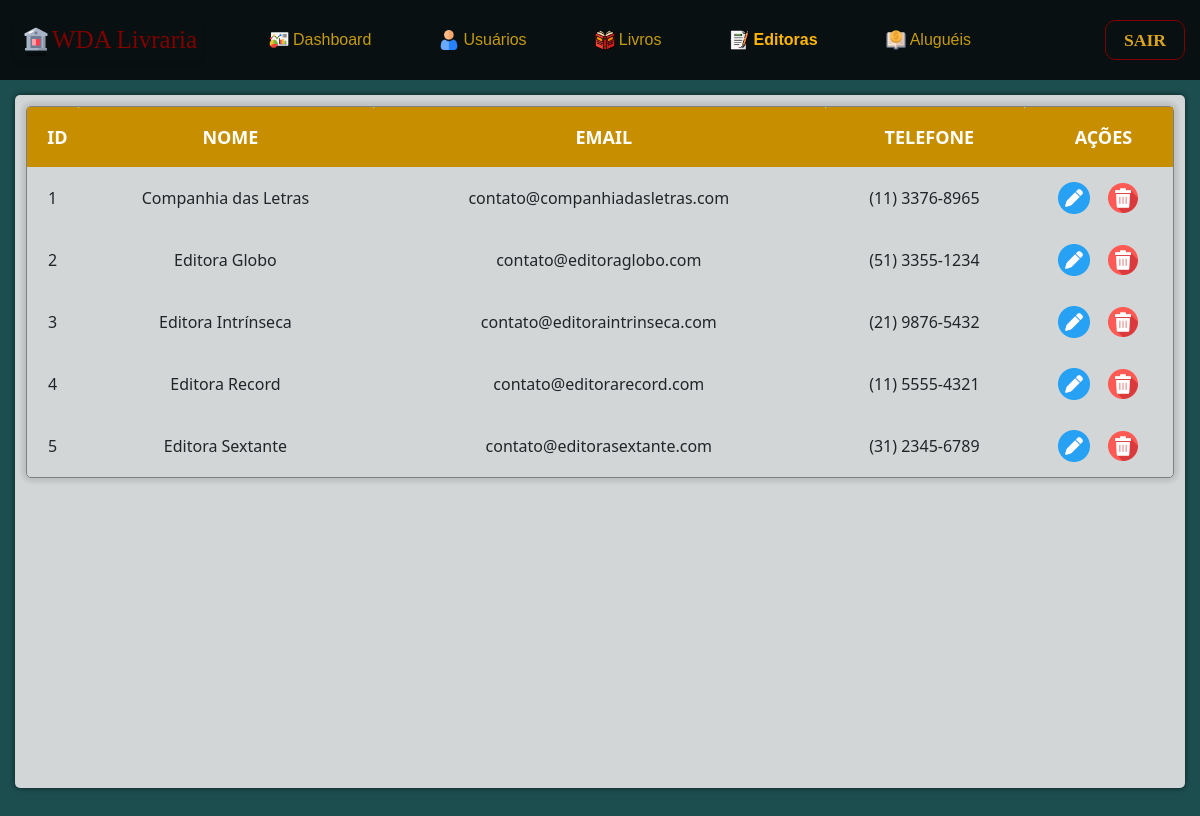
Page /editora.php (signed in) on the earlier database version.
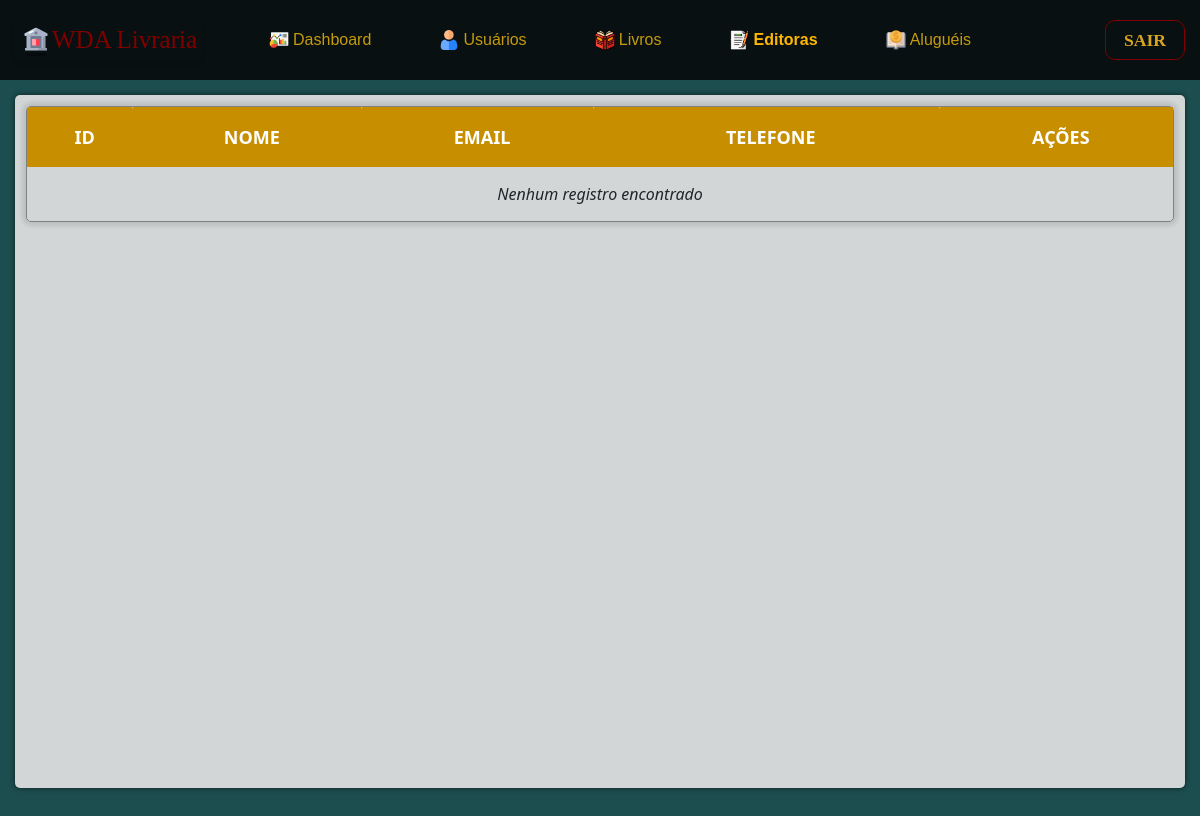
Same page on the later database version.
### tables this page shows
CREATE TABLE `editoras` (
    `id` int(11) NOT NULL AUTO_INCREMENT,
    `nome` varchar(45) NOT NULL,
    `cidade` varchar(45) NOT NULL,
    `email` varchar(45) NOT NULL,
    PRIMARY KEY (`id`)
);

### editora.php (the view, shortened to what this page needs)
<?php
include_once('php/config.php');
$sql = "SELECT * FROM editoras ORDER BY id ASC";
$result = $conexao->query($sql);
?>
<!DOCTYPE html>
<html lang="pt-br">
<head>
    <link href="https://cdn.jsdelivr.net/npm/bootstrap@5.3.0-alpha3/dist/css/bootstrap.min.css" rel="stylesheet">
    <link rel="stylesheet" href="https://cdnjs.cloudflare.com/ajax/libs/twitter-bootstrap/5.3.0/css/bootstrap.min.css">
    <link rel="stylesheet" href="https://cdn.datatables.net/1.13.6/css/dataTables.bootstrap5.min.css">
    <link rel="stylesheet" href="css/style.css?<?php echo rand(1, 1000); ?>" media="all">
    <link rel="stylesheet" href="css/mediaquery.css?<?php echo rand(1, 1000); ?>">
</head>
<body>
    <header>
        <nav class="menubar">
            <div class="logo">
                <img src="img/favicon.ico" alt="">
                <a class="title-link" href="inicio.php">WDA Livraria</a>
            </div>
            <div class="links">
                <div class="link">
                    <img src="img/dashboard.png" alt="" class="links_icons">
                    <a href="inicio.php">Dashboard</a>
                </div>
                <div class="link">
                    <img src="img/usuarios.png" alt="" class="links_icons">
                    <a href="user.php">Usuários</a>
                </div>
                <div class="link">
                    <img src="img/livros.png" alt="" class="links_icons">
                    <a href="livro.php">Livros</a>
                </div>
                <div class="link">
                    <img src="img/editoras.png" alt="" class="links_icons">
                    <a href="editora.php" class="selected">Editoras</a>
                </div>
                <div class="link">
                    <img src="img/alugueis.png" alt="" class="links_icons">
                    <a href="aluguel.php">Aluguéis</a>
                </div>
            </div>
            <a href="php/sair.php" id="sair-btn"><button class="btn btn-outline-danger" id="botao-sair" type="submit">SAIR</button></a>
        </nav>
    </header>
    <div class="corpo">
        <main>
            <div class="grid-body">
                <table class='container-grid' id="tabela">
                    <thead>
                        <tr>
                            <th class='titulos'>ID</th>
                            <th class='titulos'>NOME</th>
                            <th class='titulos'>EMAIL</th>
                            <th class='titulos'>TELEFONE</th>
                            <th class='titulos'>AÇÕES</th>
                        </tr>
                    </thead>
                    <tbody>
                        <?php
                        if (mysqli_num_rows($result) > 0) {
                            while ($editora_data = mysqli_fetch_assoc($result)) {
                                echo "
                        <tr>
                            <td class='itens'>" . $editora_data['id'] . "</td>"
                                    . "<td class='itens'>" . $editora_data['nome'] . "</td>"
                                    . "<td class='itens'>" . $editora_data['email'] . "</td>"
                                    . "<td class='itens'>" . $editora_data['telefone'] . "</td>"
                                    . "<td class='itens'>
                                <img src='img/pencil.png' data-id='$editora_data[id]' class='edit' onclick=" . "abrirModal('edit-modal');resetForm('edit-modal');" . " alt='PencilEdit' title='Editar'>
                                &nbsp;&nbsp;
                                <img src='img/bin.png' data-id='$editora_data[id]' class='exclu' onclick=" . "abrirModal('exclu-modal')" . " alt='Bin' title='Deletar'>
                            </td>
                        </tr>";
                            }
                        } else {
                            echo "<tr><td class='itens noresult' colspan='5'>Nenhum registro encontrado</td></tr>";
                        }
                        ?>
                    </tbody>
                </table>
            </div>
        </main>
    </div>
</body>
</html>

Differences in the rows shown:
removed editoras: id "1", nome "Companhia das Letras", email "contato@companhiadasletras.com", telefone "(11) 3376-8965"
removed editoras: id "2", nome "Editora Globo", email "contato@editoraglobo.com", telefone "(51) 3355-1234"
removed editoras: id "3", nome "Editora Intrínseca", email "contato@editoraintrinseca.com", telefone "(21) 9876-5432"
removed editoras: id "4", nome "Editora Record", email "contato@editorarecord.com", telefone "(11) 5555-4321"
removed editoras: id "5", nome "Editora Sextante", email "contato@editorasextante.com", telefone "(31) 2345-6789"
Other differences:
text now shown: "Nenhum registro encontrado"
